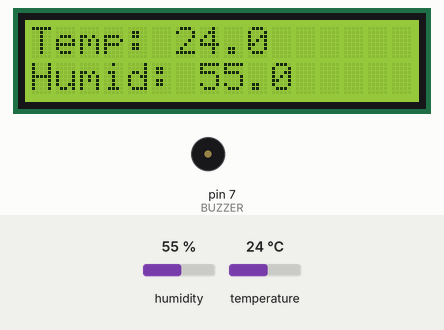
This sketch was run on a simulated Arduino Uno, built with avr-gcc and run on an emulated ATmega328P. On the bench: 16×2 character LCD, buzzer (waves = sounding, pin HIGH). Inputs (shaded band) come from the test bench; at power-on: humidity 55 %, temperature 24 °C.

Above: at 1.2 s.
1.3 s: humidity set to 22 %
At 2.7 s:
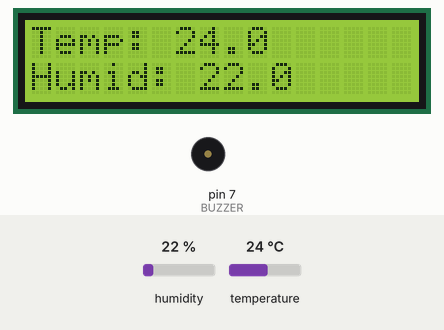
4.1 s: temperature set to 12 °C
At 5.4 s:
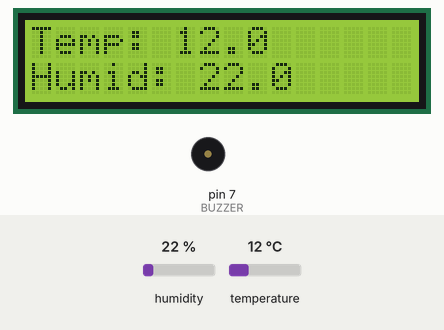
6.9 s: humidity set to 40 %
At 9.5 s:
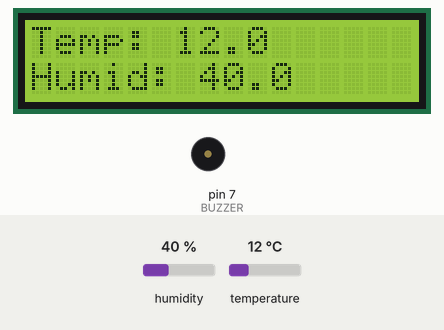
9.8 s: temperature set to 19 °C
At 11.1 s:
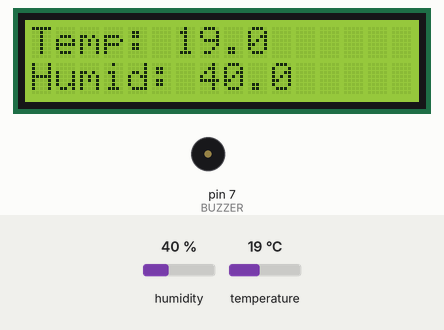
Timing chart, 0 to 12.8 s (numbered marks = the images above; inputs shaded):
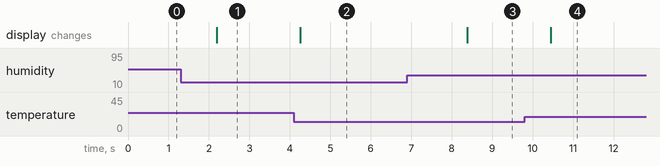

The sketch:

sterilization.ino
```cpp
#include <Wire.h>
#include <LiquidCrystal_I2C.h>
#include <DHT.h>

// LCD setup (I2C address 0x27 is common; use 0x3F if it doesn’t work)
LiquidCrystal_I2C lcd(0x27, 16, 2);

// DHT22 setup
#define DHTPIN 2          // DHT22 data pin connected to D2
#define DHTTYPE DHT11
DHT dht(DHTPIN, DHTTYPE);

// Buzzer pin
#define BUZZER 7          // Buzzer connected to D7

void setup() {
  // Initialize LCD
  lcd.init();
  lcd.backlight();

  // Initialize DHT22
  dht.begin();

  // Initialize buzzer pin
  pinMode(BUZZER, OUTPUT);
  digitalWrite(BUZZER, LOW); // Ensure buzzer is OFF initially

  // Display static label
  lcd.setCursor(0, 0);
  lcd.print("Temp:     C");
  lcd.setCursor(0, 1);
  lcd.print("Humid:    %");
}

void loop() {
  // Read temperature and humidity
  float temp = dht.readTemperature();     // in Celsius
  float humid = dht.readHumidity();       // in percentage

  // Check for failed reads
  if (isnan(temp) || isnan(humid)) {
    lcd.clear();
    lcd.setCursor(0, 0);
    lcd.print("Sensor error");
    delay(2000);
    return;
  }

  // Update LCD display
  lcd.setCursor(6, 0);
  lcd.print("     ");         // Clear previous value
  lcd.setCursor(6, 0);
  lcd.print(temp, 1);         // One decimal place

  lcd.setCursor(7, 1);
  lcd.print("     ");
  lcd.setCursor(7, 1);
  lcd.print(humid, 1);

  // Buzzer logic
  if (temp > 120.0) {
    digitalWrite(BUZZER, HIGH);  // Turn on buzzer
  } else {
    digitalWrite(BUZZER, LOW);   // Turn off buzzer
  }

  delay(1000);  // Delay 1 second
}
```

Measured:
- after the input at 1.3 s, the display: changes after 0.89 s (image 1)
- after the input at 4.1 s, the display: changes after 0.16 s (image 2)
- after the input at 6.9 s, the display: changes after 1.5 s (image 3)
- after the input at 9.8 s, the display: changes after 0.65 s (image 4)
